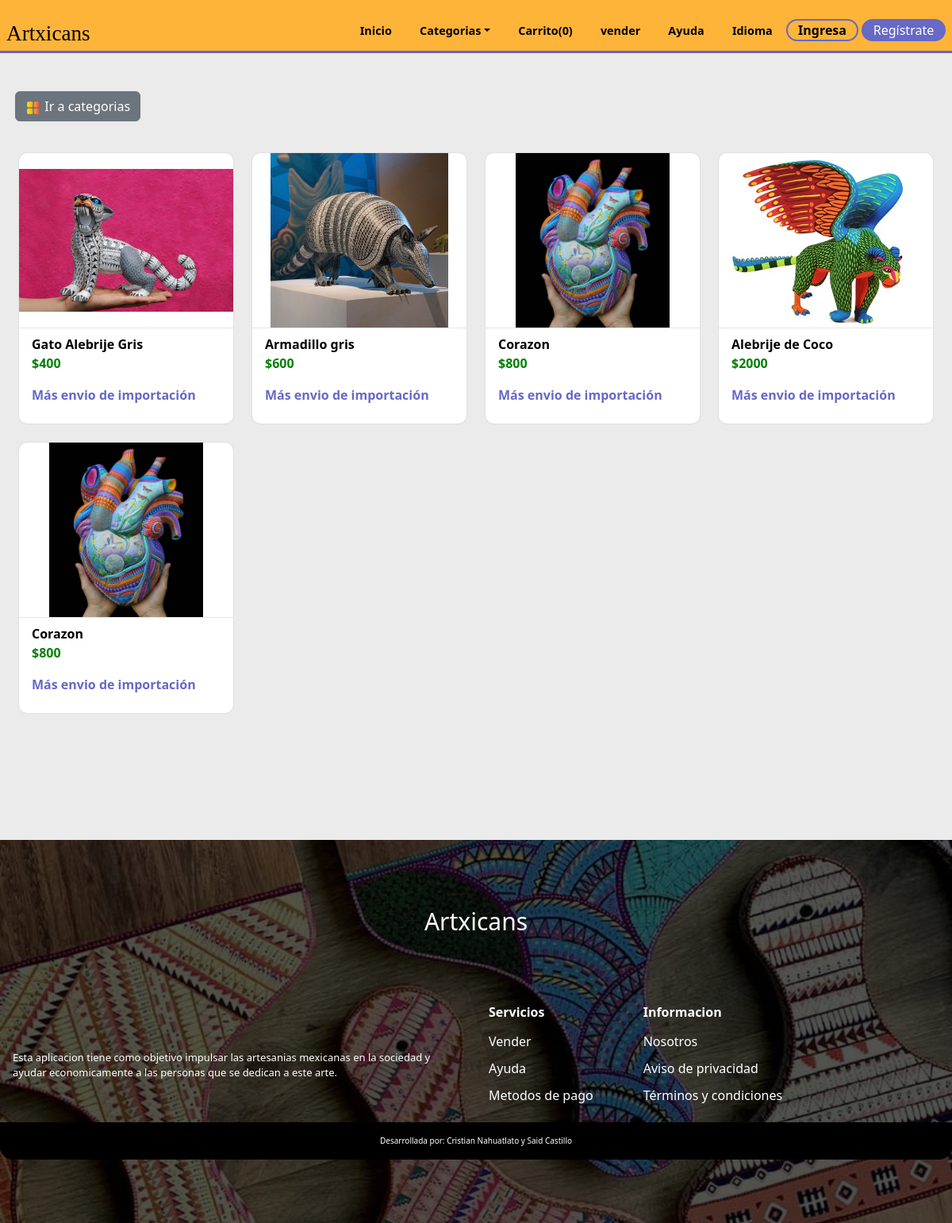
The app's page /pcategoria.php?op=Alebrije with its own data.
### tables this page shows
CREATE TABLE `products` (
  `id_product` int(11) NOT NULL,
  `product` varchar(80) NOT NULL,
  `image1` varchar(80) NOT NULL,
  `price` int(11) NOT NULL,
  `description` varchar(250) NOT NULL,
  `category` varchar(30) NOT NULL,
  `stock` int(11) NOT NULL,
  `image2` varchar(30) NOT NULL,
  `image3` varchar(30) NOT NULL,
  `ID_registro` int(11) DEFAULT NULL
);

### pcategoria.php (the view, shortened to what this page needs)
<?php
  include 'templates/cabecera.php';
?>
<div class="d-grid gap-2 d-md-flex justify-content-start cat">
  <button class="btn btn-secondary me-md-2 mb-2 mt-5 categories-btn" type="button" onclick="location.href='categories.php'"><img src="./assets/utilities/categorias.png" class="categories-icon" alt="categories-icon"> Ir a categorias</button>
</div>
  <section class='container-products'>
    <div class='mainContent grid'>
      <?php
      if (isset($_GET['op']))
          {
            $opcion = $_GET['op'];
            $query = "SELECT * FROM `products` WHERE category = '$opcion' AND stock > 0 ORDER BY rand() LIMIT 12";
            $result = $conn ->query($query) or die ($conn->error);
            if ( $result->num_rows == 0 )
              {
      ?>
                <div class="alert alert-danger">No hay productos por el momento</div>
      <?php   }
            else
              {
                while($row = mysqli_fetch_array($result))
                  {
      ?>
                    <div class="single-product">
                      <a href="product.php?id_product=<?php echo $row['id_product'];?>" class='referencia'>
                        <div class='imgDiv'>
                            <img src="assets/products/<?php echo $row['image1'];?>"  alt="<?php echo $row['product']?>">
                        </div>
                        <div class="card-info">
                          <span class="product-title"><?php echo $row['product'];?></span>
                          <span class="price">$<?php echo $row['price'];?></span>
                          <span class="shipping">Más envio de importación</span>
                        </div>
                      </a>
                    </div>
      <?php       }?>
      <?php   }?>
    <?php }?>
    </div>
  </section>
<?php
  include('templates/pie.php');
?>

### styles/home/products.css (style rules this page uses)
.mainContent { padding: 2rem 0 2rem; padding-left: 1.5rem; padding-right: 1.5rem; justify-content: center; gap: 1.5rem; }
.single-product { height: 100%; display: grid; row-gap: 10px; border-radius: 10px; align-items: center; box-shadow: 0 0 0.1em rgba(0,0,0,0.2); background-color: rgb(255, 255, 255); cursor: pointer; transition-property: box-shadow; overflow: hidden; }
.imgDiv { height: 220px; width: 100%; overflow: hidden; }
.imgDiv img { height: 100%; width: 100%; object-fit:contain; transition: hidden; }
.card-info { border-top: 1px solid rgb(230, 230, 230); padding: 0.5rem 1rem; display: flex; flex-flow: column; flex-wrap: wrap; }
.card-info * + * { display: block; margin-bottom: 1rem; }
.price { font-weight: bold; color: green; }
.product-title { font-weight: bold; color: black; }
.shipping { color: var(--second-alpha-color); font-weight: bold; }
@media screen and (min-width:420px) { .mainContent { grid-template-columns: repeat(2,1fr); } }
@media screen and (min-width:420px) { .single-product { height: auto; } }
@media screen and (min-width:720px) { .mainContent { grid-template-columns: repeat(3,1fr); } }
@media screen and (min-width:720px) { .single-product { height: auto; } }
@media screen and (min-width:1024px) { .mainContent { grid-template-columns: repeat(4,1fr); } }
@media screen and (min-width:1024px) { .single-product { height: auto; } }

### styles/home/main.css (style rules this page uses)
.categories-btn { margin-left: 1.2rem; }
.categories-icon { width: 20px; height: 20px; }
body { top:0px !important; }

### index.css (style rules this page uses)
:root { --first-color: #feb439; --first-alpha-color: #FDD100; --second-color: #7D3C98; --second-alpha-color: #6669c5; --black-color: black; --white-color: white; --black-alpha-color: rgba(0,0,0,0.5); --white-alpha-color: rgba(255,255,255,0.5); --opacity-color: rgba(8,75,138,0.7); --font: "RaleWay",sans-serif; --max-width: 1200px; --header-height: 4.7rem; --link-color: #509ee3; --card-bg:rgb(225,225,235); --card-hover:rgb(255,255,255); }
* { padding:0; margin:0; -webkit-box-sizing: border-box; -moz-box-sizing: border-box; box-sizing: border-box; }
html { box-sizing: border-box; font-family: var(--font); font-size: 16px; scroll-behavior: smooth; }
*, *::after, *::before { box-sizing: inherit; }
body { margin: 0; overflow-x: hidden; color: var(--black-color); background-color: rgb(235, 235, 235);; }
a { color: var(--link-color); transition: all 0.5s ease-out; text-decoration: none; }
img { max-width: 100%; height: auto; }
.grid { display: grid; align-items: center; }

### records on screen
products: image1 (picture), product "Gato Alebrije Gris", price "400"
products: image1 (picture), product "Armadillo gris", price "600"
products: image1 (picture), product "Corazon", price "800"
products: image1 (picture), product "Alebrije de Coco", price "2000"
products: image1 (picture), product "Corazon", price "800"

### other values on screen
$mensaje "vender"
